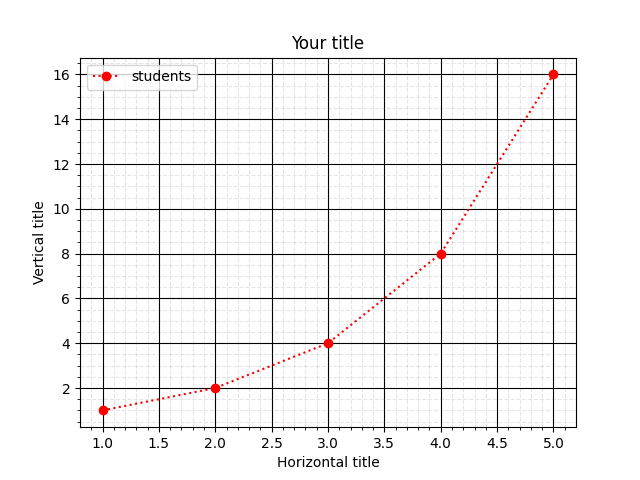

Recreate this plot in Python.
import matplotlib.pyplot as plt

x1 = [1,2,3,4,5]
y1 = [1,2,4,8,16]

plt.plot(x1, y1, 'ro:', label='students')
plt.legend(loc='best')
plt.title('Your title')
plt.xlabel('Horizontal title')
plt.ylabel('Vertical title')
plt.grid(which='major',linestyle='-', color='black')
plt.minorticks_on()
plt.grid(which='minor',linestyle='--', color='gray', alpha=0.2)
plt.show()
